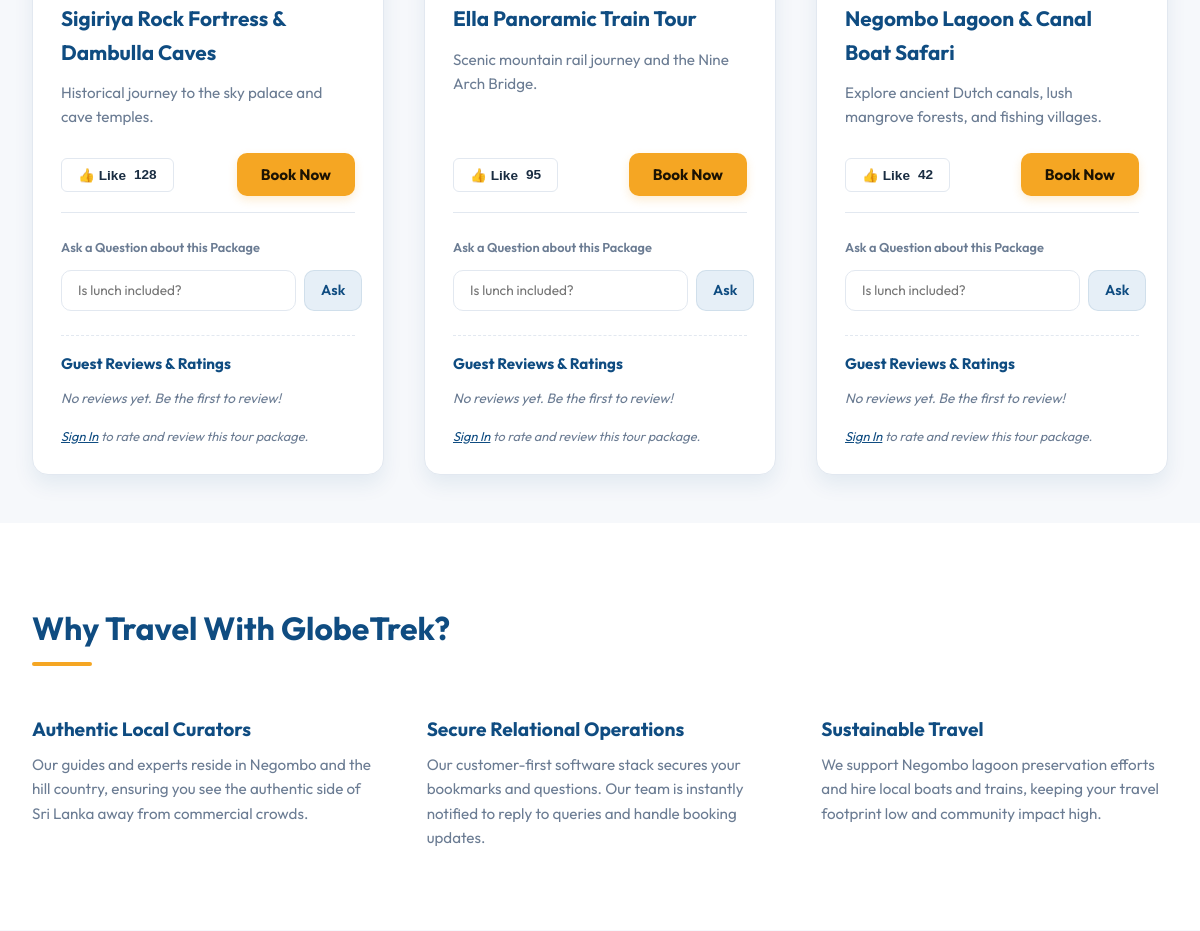
Before: / (middle part) with the older database file.
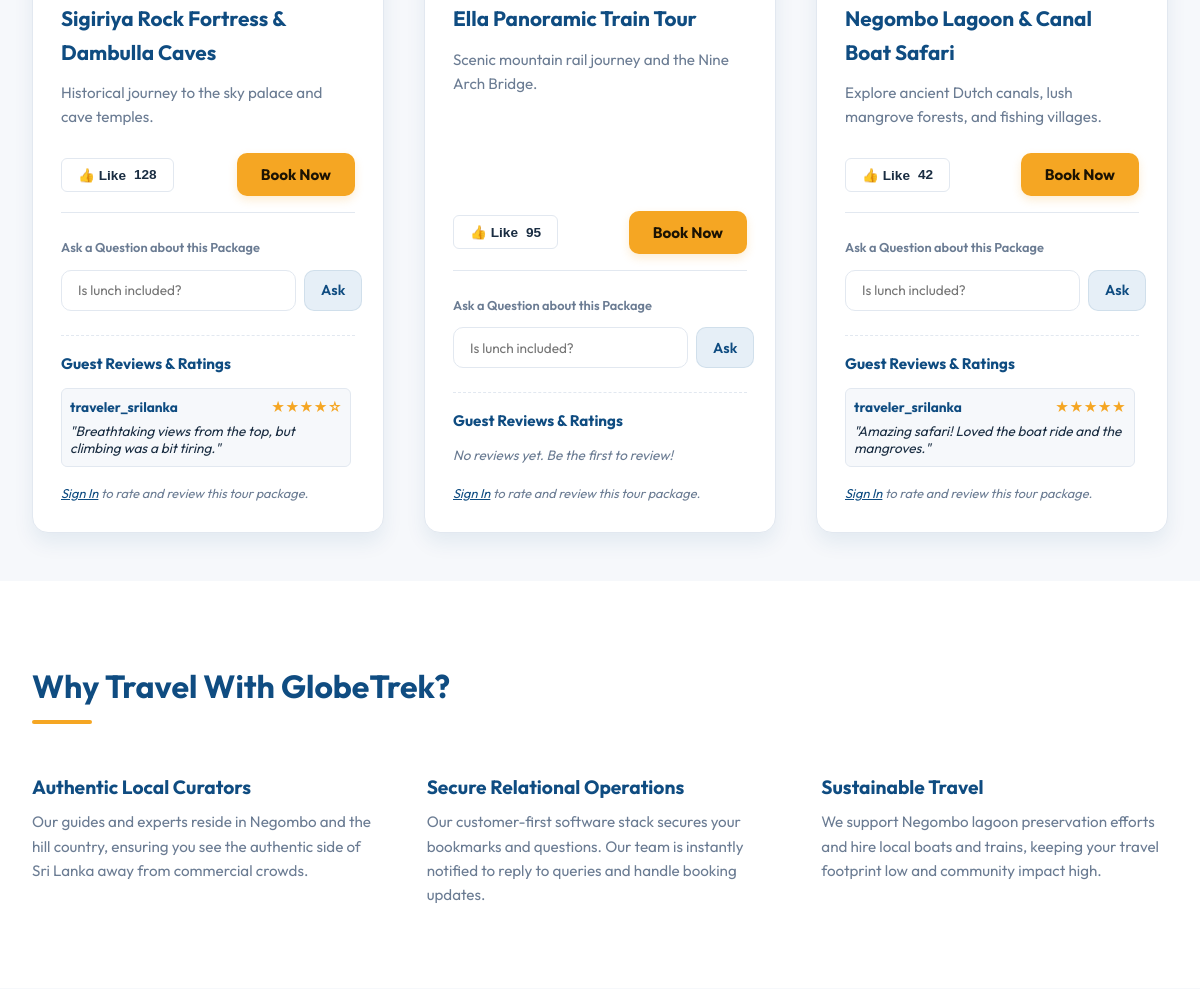
After: the same page with the newer database file.
### tables this page shows
CREATE TABLE packages (
    id INT AUTO_INCREMENT PRIMARY KEY,
    destination VARCHAR(150) NOT NULL,
    price DECIMAL(10, 2) NOT NULL,
    description TEXT NOT NULL,
    likes_count INT DEFAULT 0,
    image_url VARCHAR(255)
);

CREATE TABLE reviews (
    id INT AUTO_INCREMENT PRIMARY KEY,
    package_id INT NOT NULL,
    user_id INT NOT NULL,
    rating INT NOT NULL CHECK (rating >= 1 AND rating <= 5),
    comment_text TEXT NOT NULL,
    created_at TIMESTAMP DEFAULT CURRENT_TIMESTAMP,
    FOREIGN KEY (package_id) REFERENCES packages(id) ON DELETE CASCADE,
    FOREIGN KEY (user_id) REFERENCES users(id) ON DELETE CASCADE
);

CREATE TABLE users (
    id INT AUTO_INCREMENT PRIMARY KEY,
    role VARCHAR(50) NOT NULL CHECK (role IN ('customer', 'admin')),
    username VARCHAR(100) NOT NULL UNIQUE,
    password VARCHAR(255) NOT NULL
);

### index.php (the view, shortened to what this page needs)
<?php
require_once 'config/db.php';
try {
    $stmt = $pdo->query("SELECT * FROM packages ORDER BY likes_count DESC LIMIT 3");
    $packages = $stmt->fetchAll();
} catch (\PDOException $e) {
    die("Database query failed: " . $e->getMessage());
}
?>
<!DOCTYPE html>
<html lang="en">
<head>
    <link rel="stylesheet" href="css/style.css">
</head>
<body>
    <main class="container">
        <div class="package-grid">
            <?php foreach ($packages as $pkg): ?>
                <div class="package-card">
                    <div class="package-content">
                        <h3 class="package-title"><?= htmlspecialchars($pkg['destination']) ?></h3>
                        <p class="package-desc"><?= htmlspecialchars($pkg['description']) ?></p>
                        <div class="package-actions">
                            <form method="POST" action="api/toggle-like.php" style="display: inline;">
                                <button class="btn-like" type="submit">
                                    <span>👍 Like</span>
                                    <span class="like-count"><?= $pkg['likes_count'] ?></span>
                                </button>
                            </form>
                            <form method="POST" action="api/book-package.php" style="display: inline;">
                                <button class="btn-cta" type="submit" onclick="this.innerHTML='Booking...';">
                                    Book Now
                                </button>
                            </form>
                        </div>
                        <form class="package-query-form" method="POST" action="api/submit-query.php">
                            <label style="font-size: 0.8rem; font-weight: 600; color: var(--text-muted);">Ask a Question about this Package</label>
                            <div class="query-input-group">
                                <input class="query-input" name="question_text" type="text" placeholder="Is lunch included?" required>
                                <button class="btn-secondary" type="submit" style="padding: 0.5rem 1rem;">Ask</button>
                            </div>
                        </form>
                        <div class="reviews-section" style="margin-top: 1.5rem; border-top: 1px dashed var(--border-color); padding-top: 1rem;">
                            <h4 style="font-size: 0.95rem; color: var(--primary-color); margin-bottom: 0.75rem;">Guest Reviews & Ratings</h4>
                            <?php
                            try {
                                $review_stmt = $pdo->prepare("SELECT r.*, u.username FROM reviews r JOIN users u ON r.user_id = u.id WHERE r.package_id = ? ORDER BY r.created_at DESC");
                                $review_stmt->execute([$pkg['id']]);
                                $reviews = $review_stmt->fetchAll();
                            } catch (\PDOException $e) {
                                $reviews = [];
                            }
                            ?>
                            <?php if (count($reviews) > 0): ?>
                                <div style="max-height: 150px; overflow-y: auto; margin-bottom: 1rem; display: flex; flex-direction: column; gap: 0.5rem; padding-right: 0.25rem;">
                                    <?php foreach ($reviews as $rev): ?>
                                        <div style="background-color: var(--bg-color); padding: 0.5rem; border-radius: var(--border-radius-sm); font-size: 0.85rem; border: 1px solid var(--border-color);">
                                            <div style="display: flex; justify-content: space-between; margin-bottom: 0.25rem;">
                                                <strong style="color: var(--primary-color);"><?= htmlspecialchars($rev['username']) ?></strong>
                                                <span style="color: var(--accent-color); font-weight: bold;"><?= str_repeat('★', $rev['rating']) ?><?= str_repeat('☆', 5 - $rev['rating']) ?></span>
                                            </div>
                                            <p style="color: var(--text-color); line-height: 1.3; font-style: italic;">"<?= htmlspecialchars($rev['comment_text']) ?>"</p>
                                        </div>
                                    <?php endforeach; ?>
                                </div>
                            <?php else: ?>
                                <p style="color: var(--text-muted); font-size: 0.85rem; font-style: italic; margin-bottom: 1rem;">No reviews yet. Be the first to review!</p>
                            <?php endif; ?>
                            <?php if (isset($_SESSION['user_id']) && $_SESSION['role'] === 'customer'): ?>
                                <form method="POST" action="api/submit-review.php" style="display: flex; flex-direction: column; gap: 0.5rem;">
                                    <input type="hidden" name="package_id" value="<?= $pkg['id'] ?>">
                                    <div style="display: flex; gap: 0.5rem; align-items: center;">
                                        <label style="font-size: 0.8rem; font-weight: 600; color: var(--text-muted); white-space: nowrap;">Your Rating:</label>
                                        <select class="form-control" name="rating" required style="padding: 0.35rem 0.5rem; font-size: 0.85rem; width: auto; height: auto;">
                                            <option value="5">5 Stars</option>
                                            <option value="4">4 Stars</option>
                                            <option value="3">3 Stars</option>
                                            <option value="2">2 Stars</option>
                                            <option value="1">1 Star</option>
                                        </select>
                                    </div>
                                    <div style="display: flex; gap: 0.5rem;">
                                        <textarea class="form-control" name="comment_text" rows="2" placeholder="Write a comment..." required style="padding: 0.5rem; font-size: 0.85rem; resize: vertical;"></textarea>
                                        <button class="btn-cta" type="submit" style="padding: 0.5rem 1rem; font-size: 0.85rem; height: fit-content;" onclick="this.innerHTML='Saving...';">Post</button>
                                    </div>
                                </form>
                            <?php else: ?>
                                <p style="color: var(--text-muted); font-size: 0.8rem; font-style: italic;"><a href="login.php" style="color: var(--primary-color); text-decoration: underline;">Sign In</a> to rate and review this tour package.</p>
                            <?php endif; ?>
                        </div>
                    </div>
                </div>
            <?php endforeach; ?>
        </div>
    </main>
    <section style="background-color: var(--white); padding: 5rem 2rem;">
        <div class="container" style="padding:0;">
            <h2 class="section-title">Why Travel With GlobeTrek?</h2>
            <div style="display: grid; grid-template-columns: repeat(auto-fit, minmax(280px, 1fr)); gap: 3rem; margin-top: 3rem;">
                <div>
                    <h4 style="color:var(--primary-color); font-size:1.2rem; font-weight:700; margin-bottom:0.5rem;">Authentic Local Curators</h4>
                    <p style="color:var(--text-muted); font-size:0.95rem;">Our guides and experts reside in Negombo and the hill country, ensuring you see the authentic side of Sri Lanka away from commercial crowds.</p>
                </div>
                <div>
                    <h4 style="color:var(--primary-color); font-size:1.2rem; font-weight:700; margin-bottom:0.5rem;">Secure Relational Operations</h4>
                    <p style="color:var(--text-muted); font-size:0.95rem;">Our customer-first software stack secures your bookmarks and questions. Our team is instantly notified to reply to queries and handle booking updates.</p>
                </div>
                <div>
                    <h4 style="color:var(--primary-color); font-size:1.2rem; font-weight:700; margin-bottom:0.5rem;">Sustainable Travel</h4>
                    <p style="color:var(--text-muted); font-size:0.95rem;">We support Negombo lagoon preservation efforts and hire local boats and trains, keeping your travel footprint low and community impact high.</p>
                </div>
            </div>
        </div>
    </section>
</body>
</html>

### css/style.css (style rules this page uses)
:root { --primary-color: #0F4C81; --primary-dark: #082d4d; --primary-light: #e6eff7; --accent-color: #F5A623; --accent-hover: #d98f16; --bg-color: #f6f8fb; --card-bg: #ffffff; --text-color: #1a2d42; --text-muted: #6b7c93; --border-color: #e2e8f0; --white: #ffffff; --danger: #e53e3e; --success: #38a169; --pending: #d69e2e; --font-family: 'Outfit', -apple-system, BlinkMacSystemFont, "Segoe UI", Roboto, sans-serif; --border-radius-lg: 16px; --border-radius-md: 10px; --border-radius-sm: 6px; --shadow-sm: 0 2px 4px rgba(0,0,0,0.04); --shadow-md: 0 10px 20px rgba(15, 76, 129, 0.08); --shadow-lg: 0 20px 40px rgba(15, 76, 129, 0.12); --transition: all 0.3s cubic-bezier(0.4, 0, 0.2, 1); }
* { box-sizing: border-box; margin: 0; padding: 0; }
body { font-family: var(--font-family); background-color: var(--bg-color); color: var(--text-color); line-height: 1.6; -webkit-font-smoothing: antialiased; }
a { color: inherit; text-decoration: none; transition: var(--transition); }
.btn-cta { background-color: var(--accent-color); color: #1c1303; font-weight: 700; padding: 0.75rem 1.5rem; border: none; border-radius: var(--border-radius-md); cursor: pointer; font-size: 0.95rem; font-family: var(--font-family); transition: var(--transition); display: inline-flex; align-items: center; justify-content: center; box-shadow: 0 4px 10px rgba(245, 166, 35, 0.2); }
.btn-secondary { background-color: var(--primary-light); color: var(--primary-color); font-weight: 600; padding: 0.7rem 1.3rem; border: 1px solid rgba(15, 76, 129, 0.1); border-radius: var(--border-radius-md); cursor: pointer; font-size: 0.9rem; font-family: var(--font-family); transition: var(--transition); display: inline-flex; align-items: center; justify-content: center; gap: 0.5rem; }
.btn-like { background-color: var(--white); border: 1px solid var(--border-color); color: var(--text-color); padding: 0.5rem 1rem; border-radius: var(--border-radius-sm); font-weight: 600; font-size: 0.85rem; cursor: pointer; display: inline-flex; align-items: center; gap: 0.5rem; transition: var(--transition); }
.container { max-width: 1200px; margin: 0 auto; padding: 3rem 2rem; }
.section-title { font-size: 2rem; font-weight: 700; margin-bottom: 2.5rem; color: var(--primary-color); position: relative; padding-bottom: 0.75rem; }
.section-title::after { content: ''; position: absolute; bottom: 0; left: 0; width: 60px; height: 4px; background-color: var(--accent-color); border-radius: 2px; }
.package-grid { display: grid; grid-template-columns: repeat(auto-fit, minmax(350px, 1fr)); gap: 2.5rem; }
.package-card { background-color: var(--card-bg); border-radius: var(--border-radius-lg); overflow: hidden; box-shadow: var(--shadow-md); transition: var(--transition); display: flex; flex-direction: column; border: 1px solid var(--border-color); }
.package-content { padding: 1.75rem; display: flex; flex-direction: column; flex-grow: 1; }
.package-title { font-size: 1.3rem; font-weight: 700; margin-bottom: 0.75rem; color: var(--primary-color); }
.package-desc { font-size: 0.95rem; color: var(--text-muted); margin-bottom: 1.5rem; flex-grow: 1; }
.package-actions { display: flex; justify-content: space-between; align-items: center; margin-bottom: 1.5rem; border-bottom: 1px solid var(--border-color); padding-bottom: 1rem; }
.package-query-form { display: flex; flex-direction: column; gap: 0.75rem; }
.query-input-group { display: flex; gap: 0.5rem; }
.query-input { flex-grow: 1; padding: 0.65rem 1rem; border: 1px solid var(--border-color); border-radius: var(--border-radius-md); font-family: var(--font-family); font-size: 0.85rem; outline: none; transition: var(--transition); }

Changed rows visible on the page:
shown differently, row unchanged: packages "Sigiriya Rock Fortress & Dambulla Caves": no longer shows "No reviews yet. Be the first to review!"
added reviews: user.username "traveler_srilanka", rating "★★★★", rating "☆", comment_text "Breathtaking views from the top, but climbing was a bit tiring.", shown under packages "Sigiriya Rock Fortress & Dambulla Caves"
shown differently, row unchanged: packages "Negombo Lagoon & Canal Boat Safari": no longer shows "No reviews yet. Be the first to review!"
added reviews: user.username "traveler_srilanka", rating "★★★★★", comment_text "Amazing safari! Loved the boat ride and the mangroves.", shown under packages "Negombo Lagoon & Canal Boat Safari"
